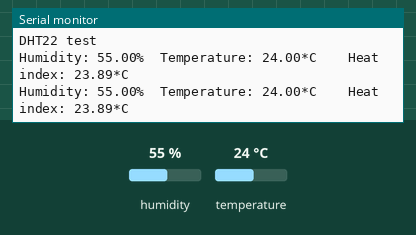
The sketch below on a simulated ESP8266 (NodeMCU). Parts: the last lines printed to the serial monitor. The test bench sets the inputs (shaded band); at power-on: humidity 55 %, temperature 24 °C.

Above: at 4.8 s.
4.9 s: humidity set to 22 %
At 6.4 s:
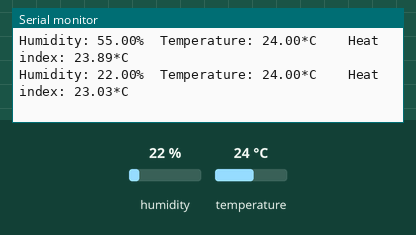
7.9 s: temperature set to 12 °C
At 9.3 s:
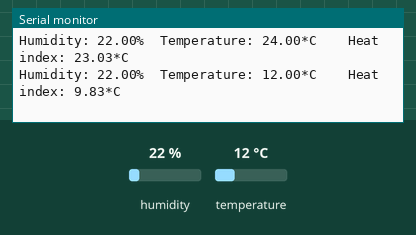
10.9 s: humidity set to 40 %
At 12.8 s:
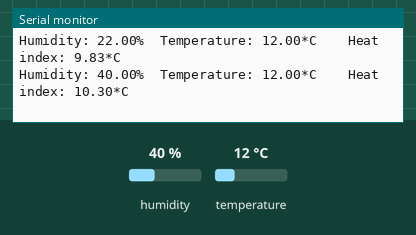
Timing chart, 0 to 14.3 s (numbered marks = the images above; inputs shaded):
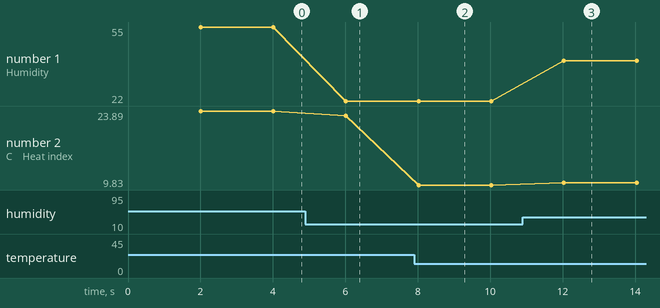

The sketch:

master.ino
```cpp
// Example testing sketch for various DHT humidity/temperature sensors
// Written by ladyada, public domain

#include "DHT.h"

#define DHTPIN D2     // what digital pin we're connected to

// Uncomment whatever type you're using!
//#define DHTTYPE DHT11   // DHT 11
#define DHTTYPE DHT22   // DHT 22  (AM2302), AM2321
//#define DHTTYPE DHT21   // DHT 21 (AM2301)

// Connect pin 1 (on the left) of the sensor to +5V
// NOTE: If using a board with 3.3V logic like an Arduino Due connect pin 1
// to 3.3V instead of 5V!
// Connect pin 2 of the sensor to whatever your DHTPIN is
// Connect pin 4 (on the right) of the sensor to GROUND
// Connect a 10K resistor from pin 2 (data) to pin 1 (power) of the sensor

// Initialize DHT sensor.
// Note that older versions of this library took an optional third parameter to
// tweak the timings for faster processors.  This parameter is no longer needed
// as the current DHT reading algorithm adjusts itself to work on faster procs.
DHT dht(DHTPIN, DHTTYPE);

void setup() {
  Serial.begin(9600);
  Serial.println();
  Serial.println("DHT22 test");

  dht.begin();
}

void loop() {
  // Wait a few seconds between measurements.
  delay(2000);

  // Reading temperature or humidity takes about 250 milliseconds!
  // Sensor readings may also be up to 2 seconds 'old' (its a very slow sensor)
  float h = dht.readHumidity();
  // Read temperature as Celsius (the default)
  float t = dht.readTemperature();

  // Check if any reads failed and exit early (to try again).
  if (isnan(h) || isnan(t)) {
    Serial.println("Failed to read from DHT sensor!");
    return;
  }

  // Compute heat index in Celsius (isFahreheit = false)
  float hic = dht.computeHeatIndex(t, h, false);

  Serial.print("Humidity: ");
  Serial.print(h);
  Serial.print("%\t");
  Serial.print("Temperature: ");
  Serial.print(t);
  Serial.print("*C\t");
  Serial.print("\t");
  Serial.print("Heat index: ");
  Serial.print(hic);
  Serial.println("*C");
}
```

Measured:
- after the input at 4.9 s, the serial monitor: prints a new line after 1.1 s (image 1)
- after the input at 7.9 s, the serial monitor: prints a new line after 0.12 s (image 2)
- after the input at 10.9 s, the serial monitor: prints a new line after 1.1 s (image 3)
- plotted number 1: 55 → 22 after the input at 4.9 s, 22 → 40 after the input at 10.9 s
- plotted number 2: 23.89 → 23.03 after the input at 4.9 s, 23.03 → 9.83 after the input at 7.9 s, 9.83 → 10.3 after the input at 10.9 s
